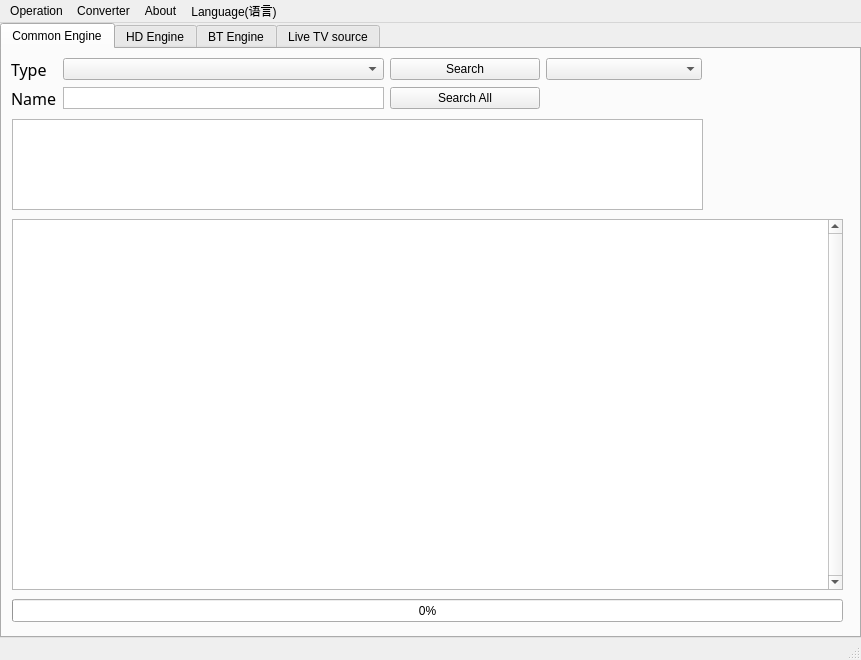
<?xml version="1.0" encoding="UTF-8"?>
<ui version="4.0">
 <class>MainWindow</class>
 <widget class="QMainWindow" name="MainWindow">
  <property name="geometry">
   <rect>
    <x>0</x>
    <y>0</y>
    <width>861</width>
    <height>660</height>
   </rect>
  </property>
  <property name="windowTitle">
   <string>MainWindow</string>
  </property>
  <widget class="QWidget" name="centralwidget">
   <widget class="QTabWidget" name="tabWidget">
    <property name="geometry">
     <rect>
      <x>0</x>
      <y>0</y>
      <width>861</width>
      <height>615</height>
     </rect>
    </property>
    <property name="currentIndex">
     <number>0</number>
    </property>
    <widget class="QWidget" name="tab">
     <attribute name="title">
      <string>Common Engine</string>
     </attribute>
     <widget class="QLabel" name="imgMovie">
      <property name="geometry">
       <rect>
        <x>710</x>
        <y>10</y>
        <width>131</width>
        <height>151</height>
       </rect>
      </property>
      <property name="text">
       <string/>
      </property>
     </widget>
     <widget class="QListView" name="listView">
      <property name="geometry">
       <rect>
        <x>10</x>
        <y>70</y>
        <width>691</width>
        <height>91</height>
       </rect>
      </property>
     </widget>
     <widget class="QWidget" name="gridLayoutWidget">
      <property name="geometry">
       <rect>
        <x>9</x>
        <y>9</y>
        <width>691</width>
        <height>51</height>
       </rect>
      </property>
      <layout class="QGridLayout" name="gridLayout" rowstretch="0,0" columnminimumwidth="0,0,150,50,100">
       <property name="sizeConstraint">
        <enum>QLayout::SetDefaultConstraint</enum>
       </property>
       <item row="0" column="2">
        <widget class="QPushButton" name="btnGetLink">
         <property name="text">
          <string>Search</string>
         </property>
        </widget>
       </item>
       <item row="1" column="0">
        <widget class="QLabel" name="label_2">
         <property name="font">
          <font>
           <family>微软雅黑</family>
           <pointsize>12</pointsize>
          </font>
         </property>
         <property name="text">
          <string>Name</string>
         </property>
        </widget>
       </item>
       <item row="0" column="1">
        <widget class="QComboBox" name="cboList"/>
       </item>
       <item row="1" column="1">
        <widget class="QTextEdit" name="txtName">
         <property name="verticalScrollBarPolicy">
          <enum>Qt::ScrollBarAlwaysOff</enum>
         </property>
        </widget>
       </item>
       <item row="1" column="2">
        <widget class="QPushButton" name="btnSearchAll">
         <property name="text">
          <string>Search All</string>
         </property>
        </widget>
       </item>
       <item row="0" column="0">
        <widget class="QLabel" name="label">
         <property name="font">
          <font>
           <family>微软雅黑</family>
           <pointsize>12</pointsize>
          </font>
         </property>
         <property name="text">
          <string>Type</string>
         </property>
        </widget>
       </item>
       <item row="0" column="3" colspan="2">
        <widget class="QComboBox" name="cboFind"/>
       </item>
      </layout>
     </widget>
     <widget class="QTextEdit" name="txtMsg">
      <property name="geometry">
       <rect>
        <x>10</x>
        <y>170</y>
        <width>831</width>
        <height>371</height>
       </rect>
      </property>
      <property name="verticalScrollBarPolicy">
       <enum>Qt::ScrollBarAlwaysOn</enum>
      </property>
     </widget>
     <widget class="QProgressBar" name="progressBar">
      <property name="geometry">
       <rect>
        <x>10</x>
        <y>550</y>
        <width>831</width>
        <height>23</height>
       </rect>
      </property>
      <property name="value">
       <number>0</number>
      </property>
     </widget>
    </widget>
    <widget class="QWidget" name="tab_2">
     <attribute name="title">
      <string>HD Engine</string>
     </attribute>
     <widget class="QLabel" name="label_3">
      <property name="geometry">
       <rect>
        <x>10</x>
        <y>11</y>
        <width>54</width>
        <height>16</height>
       </rect>
      </property>
      <property name="font">
       <font>
        <family>微软雅黑</family>
        <pointsize>11</pointsize>
       </font>
      </property>
      <property name="text">
       <string>Name</string>
      </property>
     </widget>
     <widget class="QTextEdit" name="txtHdKey">
      <property name="geometry">
       <rect>
        <x>60</x>
        <y>10</y>
        <width>301</width>
        <height>21</height>
       </rect>
      </property>
      <property name="verticalScrollBarPolicy">
       <enum>Qt::ScrollBarAlwaysOff</enum>
      </property>
      <property name="horizontalScrollBarPolicy">
       <enum>Qt::ScrollBarAlwaysOff</enum>
      </property>
     </widget>
     <widget class="QPushButton" name="btnSearchHd">
      <property name="geometry">
       <rect>
        <x>514</x>
        <y>10</y>
        <width>131</width>
        <height>23</height>
       </rect>
      </property>
      <property name="text">
       <string>Search</string>
      </property>
     </widget>
     <widget class="QListView" name="listView_2">
      <property name="geometry">
       <rect>
        <x>10</x>
        <y>40</y>
        <width>641</width>
        <height>161</height>
       </rect>
      </property>
     </widget>
     <widget class="QTextEdit" name="txtMsgHd">
      <property name="geometry">
       <rect>
        <x>10</x>
        <y>210</y>
        <width>831</width>
        <height>371</height>
       </rect>
      </property>
      <property name="verticalScrollBarPolicy">
       <enum>Qt::ScrollBarAlwaysOn</enum>
      </property>
     </widget>
     <widget class="QLabel" name="labHdImg">
      <property name="geometry">
       <rect>
        <x>660</x>
        <y>10</y>
        <width>180</width>
        <height>190</height>
       </rect>
      </property>
      <property name="text">
       <string/>
      </property>
     </widget>
     <widget class="QComboBox" name="cboHdEngine">
      <property name="geometry">
       <rect>
        <x>370</x>
        <y>10</y>
        <width>131</width>
        <height>22</height>
       </rect>
      </property>
     </widget>
    </widget>
    <widget class="QWidget" name="tab_4">
     <attribute name="title">
      <string>BT Engine</string>
     </attribute>
     <widget class="QProgressBar" name="pbBarBt">
      <property name="geometry">
       <rect>
        <x>10</x>
        <y>550</y>
        <width>841</width>
        <height>23</height>
       </rect>
      </property>
      <property name="value">
       <number>0</number>
      </property>
     </widget>
     <widget class="QListView" name="listViewBt">
      <property name="geometry">
       <rect>
        <x>10</x>
        <y>10</y>
        <width>571</width>
        <height>351</height>
       </rect>
      </property>
     </widget>
     <widget class="QTextEdit" name="txtBtMsg">
      <property name="geometry">
       <rect>
        <x>10</x>
        <y>365</y>
        <width>838</width>
        <height>181</height>
       </rect>
      </property>
     </widget>
     <widget class="QGroupBox" name="groupBox">
      <property name="geometry">
       <rect>
        <x>590</x>
        <y>10</y>
        <width>261</width>
        <height>111</height>
       </rect>
      </property>
      <property name="title">
       <string>Search</string>
      </property>
      <widget class="QTextEdit" name="txtBtKey">
       <property name="geometry">
        <rect>
         <x>50</x>
         <y>20</y>
         <width>201</width>
         <height>21</height>
        </rect>
       </property>
       <property name="verticalScrollBarPolicy">
        <enum>Qt::ScrollBarAlwaysOff</enum>
       </property>
       <property name="horizontalScrollBarPolicy">
        <enum>Qt::ScrollBarAlwaysOff</enum>
       </property>
      </widget>
      <widget class="QComboBox" name="cboBtEngine">
       <property name="geometry">
        <rect>
         <x>50</x>
         <y>50</y>
         <width>201</width>
         <height>22</height>
        </rect>
       </property>
      </widget>
      <widget class="QPushButton" name="btnSearchBt">
       <property name="geometry">
        <rect>
         <x>140</x>
         <y>80</y>
         <width>111</width>
         <height>23</height>
        </rect>
       </property>
       <property name="text">
        <string>Search</string>
       </property>
      </widget>
      <widget class="QLabel" name="label_4">
       <property name="geometry">
        <rect>
         <x>5</x>
         <y>20</y>
         <width>41</width>
         <height>20</height>
        </rect>
       </property>
       <property name="text">
        <string>Key</string>
       </property>
      </widget>
      <widget class="QLabel" name="label_5">
       <property name="geometry">
        <rect>
         <x>5</x>
         <y>52</y>
         <width>41</width>
         <height>16</height>
        </rect>
       </property>
       <property name="text">
        <string>Engine</string>
       </property>
      </widget>
     </widget>
    </widget>
    <widget class="QWidget" name="tab_3">
     <attribute name="title">
      <string>Live TV source</string>
     </attribute>
     <widget class="QComboBox" name="cboTvEngine">
      <property name="geometry">
       <rect>
        <x>580</x>
        <y>10</y>
        <width>181</width>
        <height>22</height>
       </rect>
      </property>
     </widget>
     <widget class="QTextEdit" name="txtMsgTv">
      <property name="geometry">
       <rect>
        <x>6</x>
        <y>310</y>
        <width>845</width>
        <height>271</height>
       </rect>
      </property>
      <property name="verticalScrollBarPolicy">
       <enum>Qt::ScrollBarAlwaysOn</enum>
      </property>
     </widget>
     <widget class="QListView" name="listTvPlace">
      <property name="geometry">
       <rect>
        <x>6</x>
        <y>10</y>
        <width>151</width>
        <height>291</height>
       </rect>
      </property>
     </widget>
     <widget class="QListView" name="listTvLive">
      <property name="geometry">
       <rect>
        <x>165</x>
        <y>10</y>
        <width>401</width>
        <height>291</height>
       </rect>
      </property>
     </widget>
     <widget class="QPushButton" name="btnTvSearch">
      <property name="geometry">
       <rect>
        <x>770</x>
        <y>10</y>
        <width>81</width>
        <height>23</height>
       </rect>
      </property>
      <property name="text">
       <string>Search</string>
      </property>
     </widget>
     <widget class="QLabel" name="labTvImg">
      <property name="geometry">
       <rect>
        <x>580</x>
        <y>40</y>
        <width>261</width>
        <height>261</height>
       </rect>
      </property>
      <property name="text">
       <string/>
      </property>
     </widget>
    </widget>
   </widget>
  </widget>
  <widget class="QMenuBar" name="menubar">
   <property name="geometry">
    <rect>
     <x>0</x>
     <y>0</y>
     <width>861</width>
     <height>23</height>
    </rect>
   </property>
   <widget class="QMenu" name="menu">
    <property name="title">
     <string>Operation</string>
    </property>
    <widget class="QMenu" name="menuOpen_Thunder">
     <property name="title">
      <string>Open Application</string>
     </property>
     <addaction name="actionPotPlayer"/>
     <addaction name="actionThunder"/>
    </widget>
    <addaction name="actionSave_As"/>
    <addaction name="actionClear"/>
    <addaction name="menuOpen_Thunder"/>
    <addaction name="actionDownload_Bt"/>
    <addaction name="actionSetting"/>
    <addaction name="actionBatch_Rename"/>
   </widget>
   <widget class="QMenu" name="menuConverter">
    <property name="title">
     <string>Converter</string>
    </property>
    <widget class="QMenu" name="menuM3U8_Downloader">
     <property name="title">
      <string>M3U8 Downloader</string>
     </property>
     <addaction name="actionRead_File"/>
     <addaction name="actionGet_M3U8"/>
     <addaction name="actionBatchDownloader"/>
    </widget>
    <addaction name="actionThunder_Link"/>
    <addaction name="actionVip_Converter"/>
    <addaction name="actionVip_Downloader"/>
    <addaction name="menuM3U8_Downloader"/>
   </widget>
   <widget class="QMenu" name="menuAbout">
    <property name="title">
     <string>About</string>
    </property>
    <widget class="QMenu" name="menuTheme">
     <property name="title">
      <string>Theme</string>
     </property>
     <addaction name="actionDark_Theme"/>
     <addaction name="actionNative_Theme"/>
    </widget>
    <addaction name="actionAbout_Us"/>
    <addaction name="menuTheme"/>
   </widget>
   <widget class="QMenu" name="menuLanguage">
    <property name="title">
     <string>Language(语言)</string>
    </property>
    <addaction name="actionLanguage1"/>
    <addaction name="actionLanguage2"/>
    <addaction name="actionLanguage3"/>
   </widget>
   <addaction name="menu"/>
   <addaction name="menuConverter"/>
   <addaction name="menuAbout"/>
   <addaction name="menuLanguage"/>
  </widget>
  <widget class="QStatusBar" name="statusbar"/>
  <action name="actionSave_As">
   <property name="text">
    <string>Save As</string>
   </property>
  </action>
  <action name="actionClear">
   <property name="text">
    <string>Clear</string>
   </property>
  </action>
  <action name="actionThunder_Link">
   <property name="text">
    <string>Thunder Link</string>
   </property>
  </action>
  <action name="actionDownload_Bt">
   <property name="text">
    <string>Download Bt</string>
   </property>
  </action>
  <action name="actionAbout_Us">
   <property name="text">
    <string>About Us</string>
   </property>
  </action>
  <action name="actionSetting">
   <property name="text">
    <string>Setting</string>
   </property>
  </action>
  <action name="actionVip_Converter">
   <property name="text">
    <string>Vip Converter</string>
   </property>
  </action>
  <action name="actionPotPlayer">
   <property name="text">
    <string>PotPlayer</string>
   </property>
  </action>
  <action name="actionThunder">
   <property name="text">
    <string>Thunder</string>
   </property>
  </action>
  <action name="actionVip_Downloader">
   <property name="text">
    <string>Vip Downloader</string>
   </property>
  </action>
  <action name="actionRead_File">
   <property name="text">
    <string>Read M3U8 File</string>
   </property>
  </action>
  <action name="actionGet_M3U8">
   <property name="text">
    <string>Get M3U8</string>
   </property>
  </action>
  <action name="actionBatchDownloader">
   <property name="text">
    <string>Batch Downloader</string>
   </property>
  </action>
  <action name="actionLanguage1">
   <property name="text">
    <string>简体中文</string>
   </property>
  </action>
  <action name="actionLanguage2">
   <property name="text">
    <string>繁體中文</string>
   </property>
  </action>
  <action name="actionLanguage3">
   <property name="text">
    <string>English</string>
   </property>
  </action>
  <action name="actionBatch_Rename">
   <property name="text">
    <string>Batch Rename</string>
   </property>
  </action>
  <action name="actionDark_Theme">
   <property name="text">
    <string>Dark Theme</string>
   </property>
  </action>
  <action name="actionNative_Theme">
   <property name="text">
    <string>Native Theme</string>
   </property>
  </action>
 </widget>
 <resources/>
 <connections/>
</ui>
